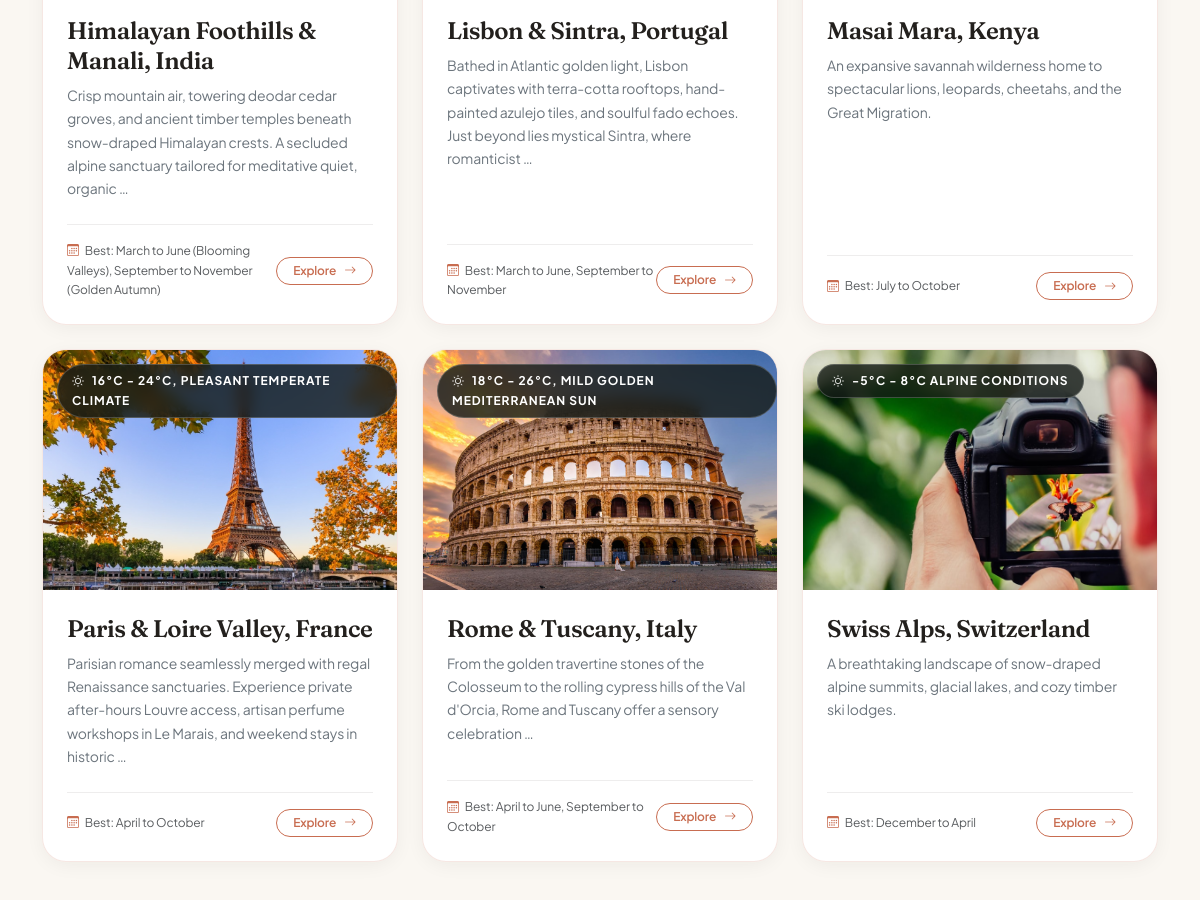
The page /tours/destinations/ (middle part) on the database as committed earlier.
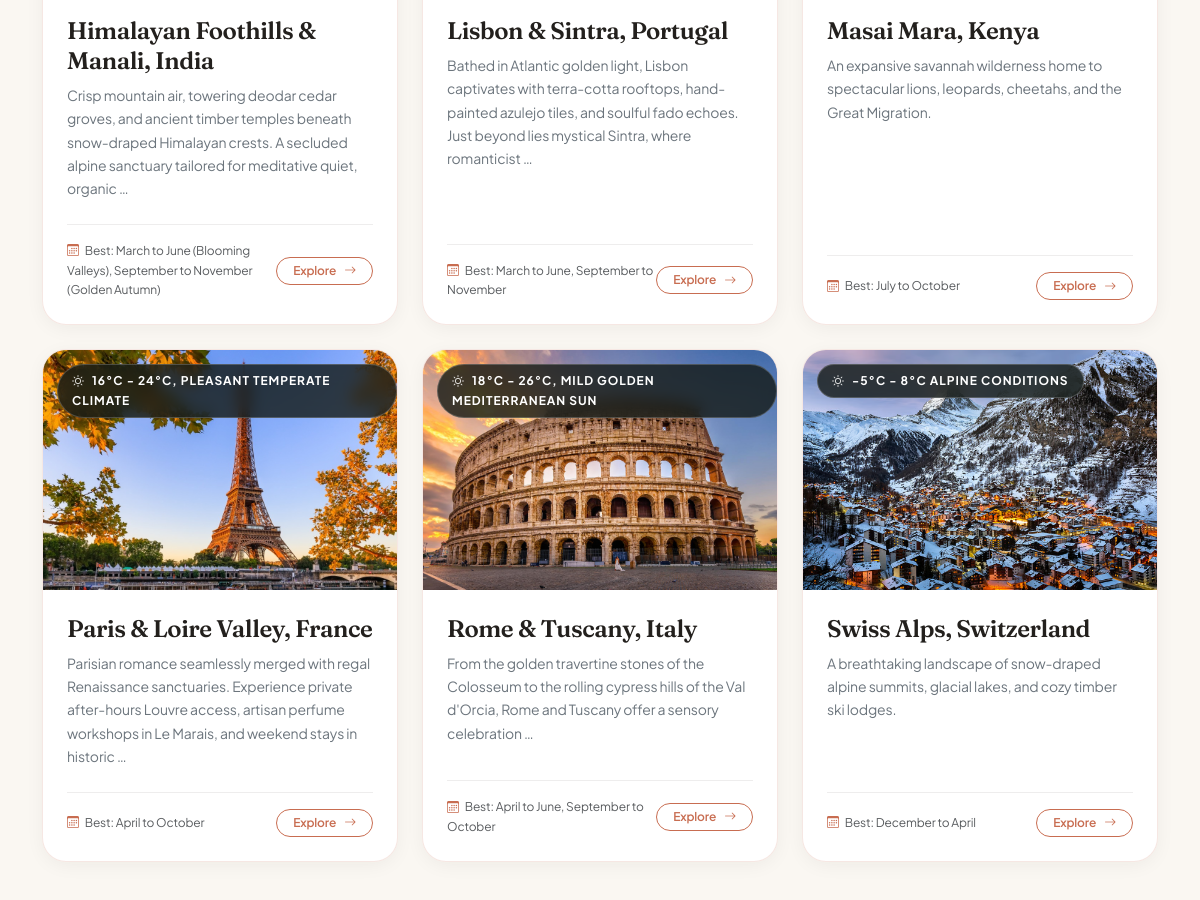
The same page on the database as committed later.
### tours/models.py (models this page shows, shortened)
class Destination(models.Model):
    name = models.CharField(max_length=100)
    slug = models.SlugField(unique=True)
    hero_image = models.ImageField(upload_to='destinations/')
    description = models.TextField()
    attractions = models.TextField(help_text="Key tourist attractions (comma-separated or HTML/markdown)")
    best_time_to_visit = models.CharField(max_length=150, help_text="E.g., October to April")
    weather_info = models.CharField(max_length=200, help_text="E.g., 20°C - 30°C Average")
    featured = models.BooleanField(default=False, help_text="Show this destination on the home page spotlight")
    nearby_destinations = models.ManyToManyField('self', blank=True, symmetrical=True)

### tours/views.py (the view)
# urls.py: path('destinations/', views.destinations, name='destinations'),
def destinations(request):
    search_query = request.GET.get('search', '').strip()
    destinations_list = Destination.objects.all().order_by('-featured', 'name')
    if search_query:
        destinations_list = destinations_list.filter(
            Q(name__icontains=search_query) |
            Q(description__icontains=search_query) |
            Q(attractions__icontains=search_query)
        )
    paginator = Paginator(destinations_list, 9)
    page_number = request.GET.get('page')
    destinations = paginator.get_page(page_number)
    context = {
        'destinations': destinations,
        'search_query': search_query
    }
    return render(request, 'tours/destinations.html', context)

### templates/tours/destinations.html (shortened to what this page needs)
{% extends 'base.html' %}
{% load static %}
{% block content %}
<section class="py-5">
    <div class="container">
        <div class="row g-4 mb-5">
            {% if destinations %}
                {% for destination in destinations %}
                <div class="col-md-6 col-lg-4" data-aos="fade-up" data-aos-delay="{{ forloop.counter }}00">
                    <div class="tour-card">
                        <div class="tour-card-image-wrap">
                            {% if destination.hero_image %}
                                <img src="{{ destination.hero_image.url }}" alt="{{ destination.name }}">
                            {% else %}
                                <img src="https://images.unsplash.com/photo-1537996194471-e657df975ab4?auto=format&fit=crop&w=800&q=80" alt="{{ destination.name }}">
                            {% endif %}
                            <span class="tour-card-badge"><i class="bi bi-sun me-1"></i> {{ destination.weather_info }}</span>
                        </div>
                        <div class="p-4 d-flex flex-column flex-grow-1">
                            <h3 class="font-heading fs-4 mb-2 text-primary-theme">{{ destination.name }}</h3>
                            <p class="text-secondary small mb-4 flex-grow-1 line-clamp-3">{{ destination.description|truncatewords:24 }}</p>
                            <div class="border-top border-organic pt-3 mt-auto d-flex justify-content-between align-items-center">
                                <span class="text-xs text-muted"><i class="bi bi-calendar3 text-terracotta me-1"></i> Best: {{ destination.best_time_to_visit }}</span>
                                <a href="{% url 'tours:destination_detail' destination.slug %}" class="btn btn-outline-organic py-1 px-3 text-xs">Explore <i class="bi bi-arrow-right"></i></a>
                            </div>
                        </div>
                    </div>
                </div>
                {% endfor %}
            {% endif %}
        </div>
    </div>
</section>
{% endblock %}

Rows that differ between the two databases and show on the page:
changed Destination "Swiss Alps, Switzerland": hero_image: a different picture
